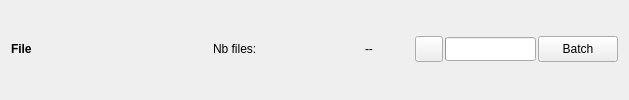
         <widget class="QWidget" name="widget" native="true">
          <layout class="QHBoxLayout" name="horizontalLayout">
           <property name="spacing">
            <number>2</number>
           </property>
           <property name="topMargin">
            <number>0</number>
           </property>
           <property name="bottomMargin">
            <number>2</number>
           </property>
           <item>
            <widget class="QLabel" name="scrollModeLabel">
             <property name="minimumSize">
              <size>
               <width>200</width>
               <height>0</height>
              </size>
             </property>
             <property name="font">
              <font>
               <weight>75</weight>
               <bold>true</bold>
              </font>
             </property>
             <property name="text">
              <string>File</string>
             </property>
            </widget>
           </item>
           <item>
            <widget class="QLabel" name="scrollInfoLabel">
             <property name="minimumSize">
              <size>
               <width>150</width>
               <height>0</height>
              </size>
             </property>
             <property name="text">
              <string>Nb files:</string>
             </property>
            </widget>
           </item>
           <item>
            <widget class="QLabel" name="nbFilesLabel">
             <property name="sizePolicy">
              <sizepolicy hsizetype="Expanding" vsizetype="Preferred">
               <horstretch>0</horstretch>
               <verstretch>0</verstretch>
              </sizepolicy>
             </property>
             <property name="toolTip">
              <string>Number of files in stack</string>
             </property>
             <property name="text">
              <string>--</string>
             </property>
            </widget>
           </item>
           <item>
            <spacer name="horizontalSpacer_6">
             <property name="orientation">
              <enum>Qt::Horizontal</enum>
             </property>
             <property name="sizeHint" stdset="0">
              <size>
               <width>40</width>
               <height>20</height>
              </size>
             </property>
            </spacer>
           </item>
           <item>
            <widget class="QPushButton" name="stopLoadButton">
             <property name="maximumSize">
              <size>
               <width>28</width>
               <height>26</height>
              </size>
             </property>
             <property name="toolTip">
              <string>Stop current importation</string>
             </property>
             <property name="statusTip">
              <string>Stop current importation (if there are too many files for example)</string>
             </property>
             <property name="text">
              <string/>
             </property>
             <property name="icon">
              <iconset resource="../../main/piaf.qrc">
               <normaloff>:/images/16x16/dialog-close.png</normaloff>:/images/16x16/dialog-close.png</iconset>
             </property>
            </widget>
           </item>
           <item>
            <widget class="QProgressBar" name="loadProgressBar">
             <property name="sizePolicy">
              <sizepolicy hsizetype="Expanding" vsizetype="Minimum">
               <horstretch>0</horstretch>
               <verstretch>0</verstretch>
              </sizepolicy>
             </property>
             <property name="maximumSize">
              <size>
               <width>100</width>
               <height>24</height>
              </size>
             </property>
             <property name="toolTip">
              <string>Files importation progress</string>
             </property>
             <property name="value">
              <number>0</number>
             </property>
             <property name="textVisible">
              <bool>false</bool>
             </property>
            </widget>
           </item>
           <item>
            <widget class="QPushButton" name="batchButton">
             <property name="maximumSize">
              <size>
               <width>16777215</width>
               <height>26</height>
              </size>
             </property>
             <property name="toolTip">
              <string>Batch process selected files</string>
             </property>
             <property name="text">
              <string>Batch</string>
             </property>
             <property name="icon">
              <iconset resource="../../main/piaf.qrc">
               <normaloff>:/images/22x22/system-run.png</normaloff>:/images/22x22/system-run.png</iconset>
             </property>
             <property name="iconSize">
              <size>
               <width>16</width>
               <height>16</height>
              </size>
             </property>
            </widget>
           </item>
          </layout>
         </widget>
